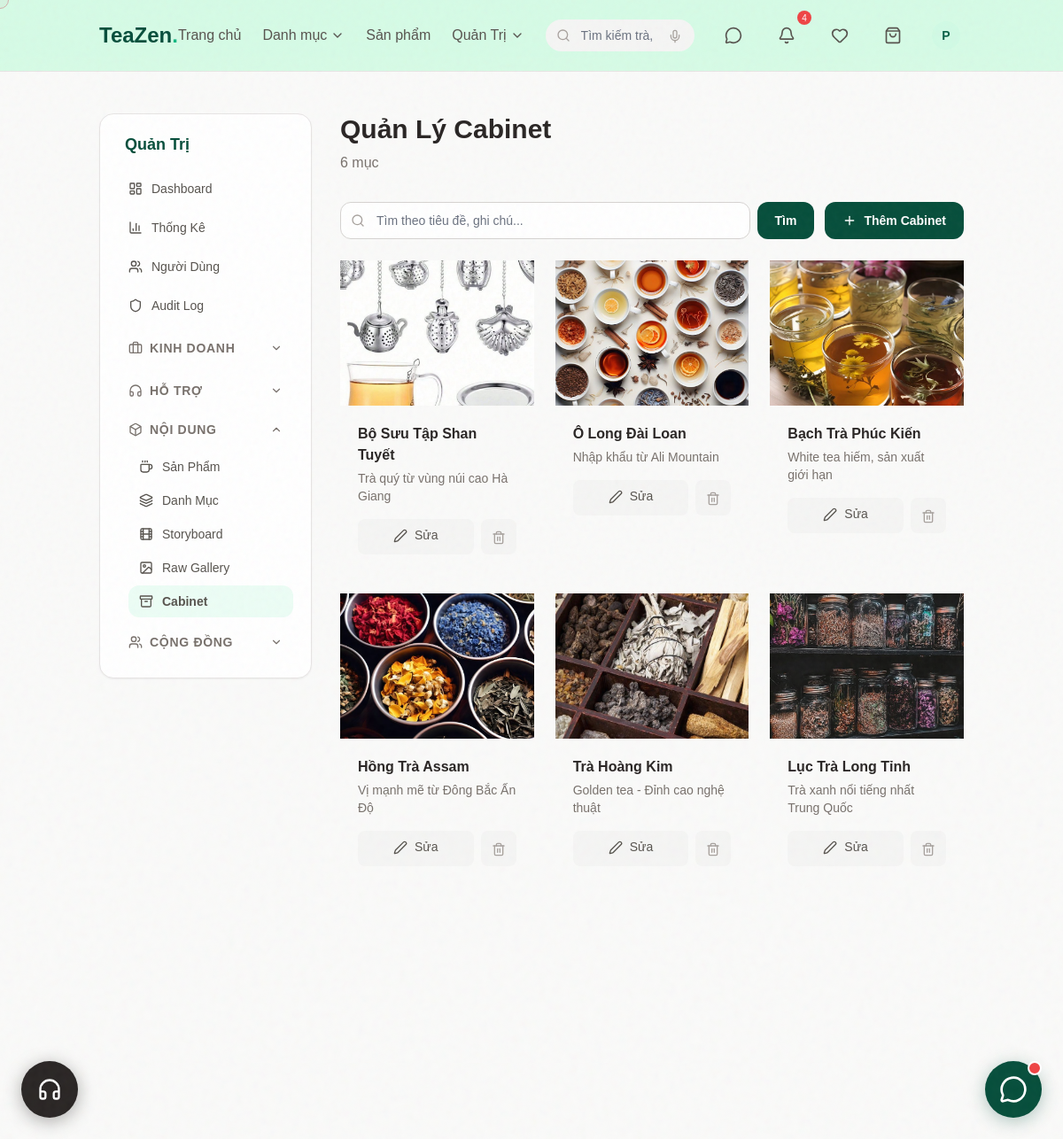
Page /manage/cabinet/ (signed in) on the committed database.
### MyApp/models.py (models this page shows, shortened)
class CabinetItem(models.Model):
	title = models.CharField(max_length=200)
	image = models.ImageField(upload_to='cabinet/', blank=True, null=True)
	note = models.CharField(max_length=300, blank=True)
	link_url = models.CharField(max_length=500, blank=True, null=True, help_text="Đường link khi click vào item này (VD: /product/slug/)")
	created_at = models.DateTimeField(auto_now_add=True)
	class Meta:
		ordering = ['-created_at']

### MyApp/views/admin_views.py (the view)
# urls.py: path('manage/cabinet/', views.cabinet_list, name='cabinet_list'),
@admin_required
def cabinet_list(request):
    items = CabinetItem.objects.all().order_by('-created_at')
    q = request.GET.get('q', '').strip()
    if q:
        items = items.filter(Q(title__icontains=q) | Q(note__icontains=q))
    total_count = items.count()
    paginator = Paginator(items, 10)
    page_obj = paginator.get_page(request.GET.get('page'))
    return render(request, 'admin/cabinet_list.html', {'items': page_obj, 'page_obj': page_obj, 'total_count': total_count, 'current_query': q})

### MyApp/context_processors.py (called while the page is built)
def categories(request):
    cache_key = 'active_categories'
    categories = cache.get(cache_key)
    if categories is None:
        categories = list(
            Category.objects.filter(is_active=True).only('id', 'name', 'slug').order_by('name')
        )
        cache.set(cache_key, categories, 600)
    return {
        'all_categories': categories
    }

def support_context(request):
    return {
        'support_categories': SupportTicket.CATEGORY_CHOICES,
    }

def user_badges(request):
    user = getattr(request, 'user', None)
    if not user or not user.is_authenticated:
        return {}
    cache_key = f'user_badges_{user.id}'
    cached = cache.get(cache_key)
    if cached is not None:
        return cached
    data = {
        'wishlist_count': Wishlist.objects.filter(user=user).count(),
        'cart_item_count': CartItem.objects.filter(cart__user=user).count(),
    }
    cache.set(cache_key, data, 30)
    return data

### MyApp/views/utils.py (called while the page is built)
def is_admin(user):
    return user.is_authenticated and (
        user.is_superuser or
        (hasattr(user, 'profile') and user.profile.role == 'admin')
    )

### templates/admin/cabinet_list.html (shortened to what this page needs)
{% extends 'admin/base_admin.html' %}
{% block page_title %}Quản Lý Cabinet{% endblock %}
{% block page_subtitle %}{{ total_count }} mục{% endblock %}
{% block admin_content %}
<div class="flex flex-col md:flex-row gap-3 mb-6">
    <form method="get" class="flex-1 flex gap-2">
        <div class="relative flex-1">
            <i data-lucide="search" class="absolute left-3 top-1/2 -translate-y-1/2 w-4 h-4 text-stone-400"></i>
            <input type="text" name="q" value="{{ current_query }}" placeholder="Tìm theo tiêu đề, ghi chú..."
                class="w-full pl-10 pr-4 py-2.5 rounded-xl border border-stone-300 text-sm focus:outline-none focus:border-emerald-600 bg-white">
        </div>
        <button type="submit" class="bg-emerald-900 text-white px-5 py-2.5 rounded-xl text-sm font-bold hover:bg-emerald-800 transition-colors">Tìm</button>
    </form>
    <a href="{% url 'cabinet_create' %}" class="inline-flex items-center gap-2 bg-emerald-900 text-white px-5 py-2.5 rounded-xl text-sm font-bold hover:bg-emerald-800 transition-colors whitespace-nowrap">
        <i data-lucide="plus" class="w-4 h-4"></i> Thêm Cabinet
    </a>
</div>
<div class="grid grid-cols-1 md:grid-cols-2 lg:grid-cols-3 gap-6">
    {% for item in items %}
    <div class="card overflow-hidden group">
        <div class="aspect-[4/3] bg-stone-200 overflow-hidden">
            {% if item.image %}
            <img src="{{ item.image.url }}" class="w-full h-full object-cover group-hover:scale-105 transition-transform duration-300" loading="lazy">
            {% else %}
            <div class="w-full h-full flex items-center justify-center text-stone-400">
                <i data-lucide="archive" class="w-12 h-12"></i>
            </div>
            {% endif %}
        </div>
        <div class="p-5">
            <h3 class="font-semibold text-stone-800 mb-1">{{ item.title }}</h3>
            <p class="text-sm text-stone-500 mb-4">{{ item.note }}</p>
            <div class="flex gap-2">
                <a href="{% url 'cabinet_edit' item.pk %}" class="flex-1 text-center py-2 bg-stone-100 text-stone-600 rounded-lg hover:bg-emerald-100 hover:text-emerald-700 transition-all text-sm font-medium">
                    <i data-lucide="edit-2" class="w-4 h-4 inline mr-1"></i> Sửa
                </a>
                <a href="{% url 'cabinet_delete' item.pk %}" class="py-2 px-3 bg-stone-100 text-stone-400 rounded-lg hover:bg-red-100 hover:text-red-600 transition-all">
                    <i data-lucide="trash-2" class="w-4 h-4"></i>
                </a>
            </div>
        </div>
    </div>
    {% endfor %}
</div>
{% endblock %}

### templates/base.html (shortened to what this page needs)
{% load static %}
<!DOCTYPE html>
<html lang="vi" class="scroll-smooth">
<head>
    <script src="https://cdn.tailwindcss.com?plugins=typography,forms,aspect-ratio,line-clamp"></script>
    <link rel="stylesheet" href="{% static 'css/styles.css' %}">
    <link rel="stylesheet" href="{% static 'css/base.css' %}">
</head>
<body>
    <div id="custom-cursor"></div>
    <nav
        class="fixed top-0 left-0 w-full z-50 transition-all duration-300 bg-white/80 backdrop-blur-md border-b border-stone-200">
        <div class="container mx-auto px-6 h-20 flex flex-nowrap items-center justify-between">
            <a href="{% url 'index' %}" class="text-2xl font-bold font-art text-emerald-900 shrink-0">
                TeaZen<span class="text-emerald-500">.</span>
            </a>
            <div class="hidden lg:flex items-center space-x-6 whitespace-nowrap">
                <a href="{% url 'index' %}"
                    class="text-stone-600 hover:text-emerald-800 font-medium transition-colors">Trang chủ</a>
                <div class="relative group">
                    <button
                        class="flex items-center space-x-1 text-stone-600 hover:text-emerald-800 font-medium transition-colors">
                        <span>Danh mục</span>
                        <i data-lucide="chevron-down" class="w-4 h-4"></i>
                    </button>
                </div>
                <a href="{% url 'product_list_public' %}"
                    class="text-stone-600 hover:text-emerald-800 font-medium transition-colors">Sản phẩm</a>
                {% if user.is_authenticated %}
                    {% if user.is_staff or user.profile.role == 'admin' or user.profile.role == 'accountant' or user.profile.role == 'warehouse' %}
                <div class="relative group">
                    <button
                        class="flex items-center space-x-1 text-stone-600 hover:text-emerald-800 font-medium transition-colors">
                        <span>Quản Trị</span>
                        <i data-lucide="chevron-down" class="w-4 h-4"></i>
                    </button>
                </div>
                    {% endif %}
                {% endif %}
            </div>
            <div class="flex flex-1 max-w-sm mx-4 md:mx-6 relative" id="search-container">
                <form action="{% url 'product_list_public' %}" method="GET" class="w-full relative group/search">
                    <input type="text" name="q" id="search-input" placeholder="Tìm kiếm trà, ấm chén..."
                        autocomplete="off"
                        class="w-full bg-stone-100 border-none rounded-full py-2 pl-10 pr-12 focus:ring-2 focus:ring-emerald-500 focus:bg-white transition-all text-sm outline-none">
                    <i data-lucide="search" class="absolute left-3 top-1/2 -translate-y-1/2 w-4 h-4 text-stone-400"></i>
                    <button type="button" id="voice-search-btn"
                        class="absolute right-2 top-1/2 -translate-y-1/2 p-1.5 rounded-full text-stone-400 hover:text-emerald-600 hover:bg-emerald-50 transition-all duration-200"
                        title="Tìm bằng giọng nói">
                        <i data-lucide="mic" class="w-4 h-4"></i>
                    </button>
                </form>
            </div>
            <div class="flex items-center space-x-5 shrink-0">
                {% if user.is_authenticated %}
                <a href="{% url 'message_inbox' %}"
                    class="relative text-stone-600 hover:text-emerald-800 transition-colors" title="Tin nhắn">
                    <i data-lucide="message-circle" class="w-5 h-5"></i>
                </a>
                <div class="relative" id="notif-dropdown-wrapper">
                    <button type="button" id="notif-bell-btn"
                        class="relative text-stone-600 hover:text-emerald-800 transition-colors" title="Thông báo">
                        <i data-lucide="bell" class="w-5 h-5"></i>
                        <span id="notif-badge"
                            class="hidden absolute -top-2 -right-2 w-4 h-4 bg-red-500 text-white text-[10px] flex items-center justify-center rounded-full animate-pulse"></span>
                    </button>
                </div>
                {% endif %}
                <a href="{% url 'wishlist' %}" class="relative text-stone-600 hover:text-emerald-800 transition-colors"
                    title="Yêu thích">
                    <i data-lucide="heart" class="w-5 h-5"></i>
                </a>
                <a href="{% url 'cart' %}" class="relative text-stone-600 hover:text-emerald-800 transition-colors">
                    <i data-lucide="shopping-bag" class="w-5 h-5"></i>
                </a>
                {% if user.is_authenticated %}
                <div class="relative group">
                    <a href="{% url 'profile' %}" class="block">
                        {% if user.profile.avatar %}
                        <img src="{{ user.profile.avatar.url }}"
                            class="w-8 h-8 rounded-full object-cover border border-stone-200">
                        {% else %}
                        <div
                            class="w-8 h-8 rounded-full bg-emerald-100 text-emerald-800 flex items-center justify-center text-sm font-bold">
                            {{ user.username|first|upper }}
                        </div>
                        {% endif %}
                    </a>
                </div>
                {% else %}
                <a href="{% url 'login' %}"
                    class="text-sm font-medium text-stone-600 hover:text-emerald-800 transition-colors">Đăng nhập</a>
                {% endif %}
            </div>
        </div>
    </nav>
    <div class="h-20"></div>
    {% block content %}{% endblock %}
    {% include 'core/chatbot.html' %}
    {% include 'core/support_chat.html' %}
</body>
</html>

### static/css/styles.css (style rules this page uses)
.navbar-icons, .flex.items-center.space-x-5.shrink-0 { display: flex; align-items: center; height: 100%; }
.navbar-icons a, .navbar-icons button, .flex.items-center.space-x-5.shrink-0 a, .flex.items-center.space-x-5.shrink-0 button { display: flex; align-items: center; justify-content: center; height: 40px; min-width: 40px; padding: 0; background: none; border: none; }
[data-lucide] { display: inline-flex; align-items: center; justify-content: center; vertical-align: middle; }
:root { --cursor-size: 20px; --cursor-hover-size: 60px; --color-accent: #b8d418; --color-text: #1c1917; --color-bg: #34eb80; }
body { font-family: 'Space Grotesk', sans-serif; background-color: var(--color-bg); color: var(--color-text); cursor: none; overflow-x: hidden; }
.font-art { font-family: 'Syne', sans-serif; }
#custom-cursor { position: fixed; top: 0; left: 0; width: var(--cursor-size); height: var(--cursor-size); border: 1px solid #064e3b; background-color: rgba(6, 78, 59, 0.1); border-radius: 50%; pointer-events: none; z-index: 9999; transform: translate(-50%, -50%); transition: width 0.3s, height 0.3s, background-color 0.3s, border 0.3s; mix-blend-mode: difference; }

### rows in the picture
CabinetItem: image (picture), title "Bộ Sưu Tập Shan Tuyết", note "Trà quý từ vùng núi cao Hà Giang"
CabinetItem: image (picture), title "Ô Long Đài Loan", note "Nhập khẩu từ Ali Mountain"
CabinetItem: image (picture), title "Bạch Trà Phúc Kiến", note "White tea hiếm, sản xuất giới hạn"
CabinetItem: image (picture), title "Hồng Trà Assam", note "Vị mạnh mẽ từ Đông Bắc Ấn Độ"
CabinetItem: image (picture), title "Trà Hoàng Kim", note "Golden tea - Đỉnh cao nghệ thuật"
CabinetItem: image (picture), title "Lục Trà Long Tỉnh", note "Trà xanh nổi tiếng nhất Trung Quốc"

### other values in the picture
{{ user.username|first|upper }} "P"
{{ total_count }} "6"
